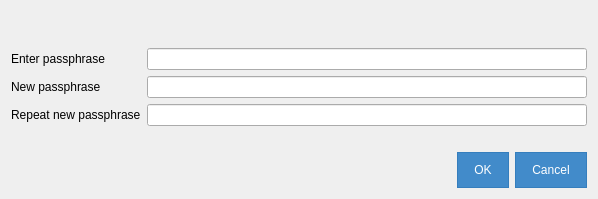
<?xml version="1.0" encoding="UTF-8"?>
<ui version="4.0">
 <class>AskPassphraseDialog</class>
 <widget class="QDialog" name="AskPassphraseDialog">
  <property name="geometry">
   <rect>
    <x>0</x>
    <y>0</y>
    <width>598</width>
    <height>199</height>
   </rect>
  </property>
  <property name="sizePolicy">
   <sizepolicy hsizetype="Preferred" vsizetype="Minimum">
    <horstretch>0</horstretch>
    <verstretch>0</verstretch>
   </sizepolicy>
  </property>
  <property name="minimumSize">
   <size>
    <width>550</width>
    <height>0</height>
   </size>
  </property>
  <property name="windowTitle">
   <string>Passphrase Dialog</string>
  </property>
  <property name="styleSheet">
   <string notr="true">QPushButton {
background-image: none;
border: 1px solid transparent;
color: white;
background-color: #428bca;
border-color: #357ebd;
padding: 10px 16px;
}
QPushButton:active {
color: white;
background-color: #3276b1;
border-color: #285e8e;
}
QPushButton:hover {
color: white;
background-color: #3276b1;
border-color: #285e8e;
}</string>
  </property>
  <layout class="QVBoxLayout" name="verticalLayout">
   <item>
    <widget class="QLabel" name="warningLabel">
     <property name="textFormat">
      <enum>Qt::RichText</enum>
     </property>
     <property name="wordWrap">
      <bool>true</bool>
     </property>
    </widget>
   </item>
   <item>
    <layout class="QFormLayout" name="formLayout">
     <property name="fieldGrowthPolicy">
      <enum>QFormLayout::AllNonFixedFieldsGrow</enum>
     </property>
     <item row="0" column="0">
      <widget class="QLabel" name="passLabel1">
       <property name="text">
        <string>Enter passphrase</string>
       </property>
      </widget>
     </item>
     <item row="0" column="1">
      <widget class="QLineEdit" name="passEdit1">
       <property name="echoMode">
        <enum>QLineEdit::Password</enum>
       </property>
      </widget>
     </item>
     <item row="1" column="0">
      <widget class="QLabel" name="passLabel2">
       <property name="text">
        <string>New passphrase</string>
       </property>
      </widget>
     </item>
     <item row="1" column="1">
      <widget class="QLineEdit" name="passEdit2">
       <property name="echoMode">
        <enum>QLineEdit::Password</enum>
       </property>
      </widget>
     </item>
     <item row="2" column="0">
      <widget class="QLabel" name="passLabel3">
       <property name="text">
        <string>Repeat new passphrase</string>
       </property>
      </widget>
     </item>
     <item row="2" column="1">
      <widget class="QLineEdit" name="passEdit3">
       <property name="echoMode">
        <enum>QLineEdit::Password</enum>
       </property>
      </widget>
     </item>
     <item row="3" column="1">
      <widget class="QLabel" name="capsLabel">
       <property name="font">
        <font>
         <weight>75</weight>
         <bold>true</bold>
        </font>
       </property>
       <property name="text">
        <string/>
       </property>
       <property name="alignment">
        <set>Qt::AlignCenter</set>
       </property>
      </widget>
     </item>
    </layout>
   </item>
   <item>
    <widget class="QDialogButtonBox" name="buttonBox">
     <property name="orientation">
      <enum>Qt::Horizontal</enum>
     </property>
     <property name="standardButtons">
      <set>QDialogButtonBox::Cancel|QDialogButtonBox::Ok</set>
     </property>
    </widget>
   </item>
  </layout>
 </widget>
 <resources/>
 <connections>
  <connection>
   <sender>buttonBox</sender>
   <signal>accepted()</signal>
   <receiver>AskPassphraseDialog</receiver>
   <slot>accept()</slot>
   <hints>
    <hint type="sourcelabel">
     <x>248</x>
     <y>254</y>
    </hint>
    <hint type="destinationlabel">
     <x>157</x>
     <y>274</y>
    </hint>
   </hints>
  </connection>
  <connection>
   <sender>buttonBox</sender>
   <signal>rejected()</signal>
   <receiver>AskPassphraseDialog</receiver>
   <slot>reject()</slot>
   <hints>
    <hint type="sourcelabel">
     <x>316</x>
     <y>260</y>
    </hint>
    <hint type="destinationlabel">
     <x>286</x>
     <y>274</y>
    </hint>
   </hints>
  </connection>
 </connections>
</ui>
